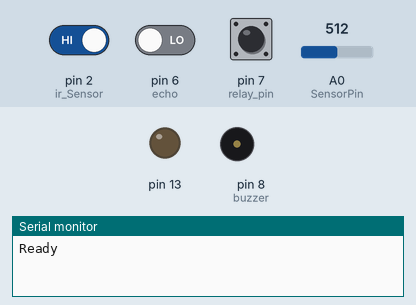
Simulated run of this sketch. Board: Arduino Uno, built with avr-gcc and run on an emulated ATmega328P. Shown: output pins drawn as LEDs (lit = HIGH), buzzer (waves = sounding, pin HIGH), the last lines printed to the serial monitor. Inputs (shaded band) come from the test bench; at power-on: pin 7 (relay_pin) HIGH, pin 2 (ir_Sensor) HIGH, pin 6 (echo) LOW, A0 (SensorPin) = 512.

Above: at 5.8 s.
5.9 s: pin 7 (relay_pin) pulled LOW for 0.75 s
At 11.3 s:
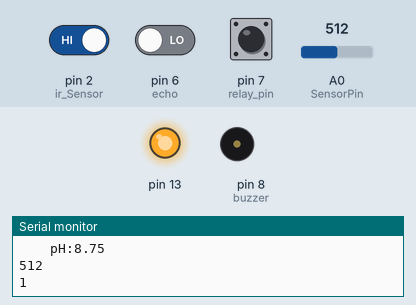
20.6 s: pin 2 (ir_Sensor) driven LOW and pin 7 (relay_pin) driven LOW
At 67.7 s:
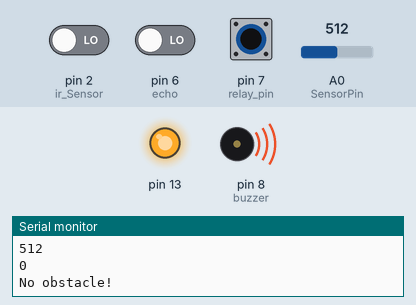
At 75.5 s:
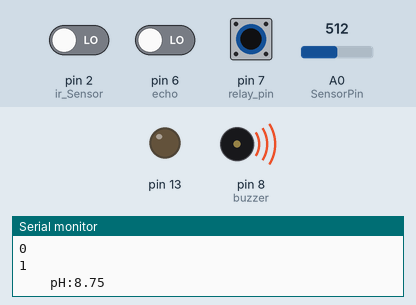
Timing chart, 0 to 75.9 s (numbered marks = the images above; inputs shaded):
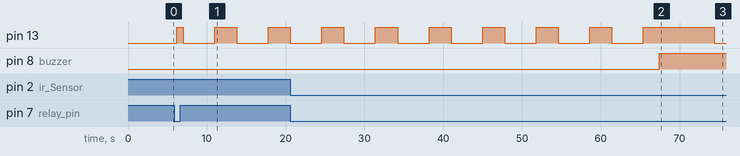

Measured:
- after the input at 20.6 s, pin 8 (buzzer): LOW → HIGH after 46.8 s

The sketch:

IR-Sensor.ino
```cpp
#define SensorPin A0    // Ph Sensor      // the pH meter Analog output is connected with the Arduino’s Analog
unsigned long int avgValue;  //Store the average value of the sensor feedback
float b;
int buf[10],temp;
int relay_pin = 7; // relay
int ir_Sensor = 2; // connect ir sensor module to arduino pin 2
int buzzer = 8; // connect buzzer to arduino pin 8
int trig = 7; // sending signals from ultrasonic sensoe
int echo = 6;
long timeInMicro; //ultrasonic sensor
int distanceInCm;
const int OUT_PIN = 8;
const int SAMPLE_TIME = 10;
unsigned long millisCurrent;  // sound sensor
unsigned long millisLast = 0;
unsigned long millisElapsed = 0;
int sensorValue; // MQ 135
int digitalValue;
int signalPin = 7; // proximity sensor


int sampleBufferValue = 0;

void setup() {
  // put your setup code here, to run once:
  Serial.begin(9600); // start serial communication at 9600 baud rate
  pinMode(ir_Sensor,INPUT);
  pinMode (buzzer , OUTPUT);
  pinMode(7,OUTPUT);
  pinMode(6,INPUT);
  pinMode(13,OUTPUT);
  Serial.println("Ready");
  pinMode(relay_pin,OUTPUT);
  pinMode(13, OUTPUT);
  pinMode(2, INPUT);
   pinMode(signalPin,INPUT);
}

void loop() {
  // put your main code here, to run repeatedly:
 int SensorStatus = digitalRead(ir_Sensor);
 if (SensorStatus == 0)
 {
   digitalWrite(buzzer,HIGH);
   //serial.println("An Object is Detected");
 }

else

{
digitalWrite(buzzer,LOW);

}
delay(5000);

{
//to recieve
digitalWrite(trig,LOW);
delayMicroseconds(2);
digitalWrite(trig,HIGH);
delayMicroseconds(10);
digitalWrite(trig,LOW);

//to recieve

timeInMicro = pulseIn(echo,HIGH); // when recieved its high

// another variable to store

//speed of sound: 340m/s = 29microseconds/cm
distanceInCm = timeInMicro / 29 /2;

Serial.println(distanceInCm);
delay(100);
millisCurrent = millis();
  millisElapsed = millisCurrent - millisLast;
  if(digitalRead(OUT_PIN)== LOW)
  {
    sampleBufferValue++;
  }
  if(millisElapsed > SAMPLE_TIME)
  {
  Serial.println(sampleBufferValue);
  millisLast = millisCurrent;
  }
  for(int i=0;i<10;i++)       //Get 10 sample value from the sensor for smooth the value
  {
    buf[i]=analogRead(SensorPin);
    delay(10);
  }
  for(int i=0;i<9;i++)        //sort the analog from small to large
  {
    for(int j=i+1;j<10;j++)
    {
      if(buf[i]>buf[j])
      {
        temp=buf[i];
        buf[i]=buf[j];
        buf[j]=temp;
      }
    }
  avgValue=0;
  for(int i=2;i<8;i++)                      //take the average value of 6 center sample
  avgValue+=buf[i];
  float phValue=(float)avgValue*5.0/1024/6; //convert the analog into millivolt
  phValue=3.5*phValue;                      //convert the millivolt into pH value
  Serial.print("    pH:");
  Serial.print(phValue,2);
  Serial.println(" ");
  digitalWrite(13, HIGH);
  delay(800);
  digitalWrite(13, LOW);
  //relay
  digitalWrite(relay_pin,HIGH);
  delay(2000);
  digitalWrite(relay_pin,LOW);
  delay(2000);
  sensorValue = analogRead(0); // read analog input pin 0
  digitalValue = digitalRead(2);
  if (sensorValue > 400)
  {
    digitalWrite(13, HIGH);
  }
  else
    digitalWrite(13, LOW);
  Serial.println(sensorValue, DEC); // prints the value read
  Serial.println(digitalValue, DEC);
  delay(1000); // wait 100ms for next reading
  // proximity sensor
  if (digitalRead(signalPin) == HIGH) {
      Serial.println("Obstacle present right now!");
   } else {
      Serial.println("No obstacle!");
   }
   delay(1000);

}


}
}
```
